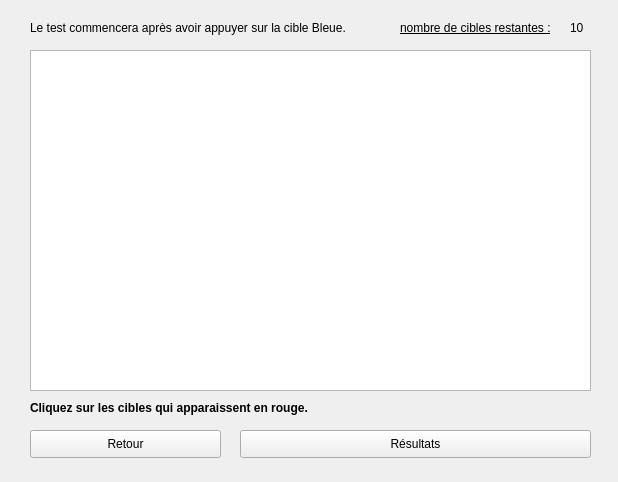
<?xml version="1.0" encoding="UTF-8"?>
<ui version="4.0">
 <class>Target</class>
 <widget class="QWidget" name="Target">
  <property name="geometry">
   <rect>
    <x>0</x>
    <y>0</y>
    <width>618</width>
    <height>482</height>
   </rect>
  </property>
  <property name="windowTitle">
   <string>Test</string>
  </property>
  <widget class="QLabel" name="label_bleue">
   <property name="geometry">
    <rect>
     <x>30</x>
     <y>20</y>
     <width>351</width>
     <height>16</height>
    </rect>
   </property>
   <property name="text">
    <string>Le test commencera après avoir appuyer sur la cible Bleue.</string>
   </property>
  </widget>
  <widget class="QLabel" name="label">
   <property name="geometry">
    <rect>
     <x>400</x>
     <y>20</y>
     <width>171</width>
     <height>16</height>
    </rect>
   </property>
   <property name="font">
    <font>
     <italic>false</italic>
     <underline>true</underline>
    </font>
   </property>
   <property name="text">
    <string>nombre de cibles restantes :</string>
   </property>
  </widget>
  <widget class="QLabel" name="label_nb_restant">
   <property name="geometry">
    <rect>
     <x>570</x>
     <y>20</y>
     <width>21</width>
     <height>16</height>
    </rect>
   </property>
   <property name="text">
    <string>10</string>
   </property>
  </widget>
  <widget class="QGraphicsView" name="graphicsView">
   <property name="geometry">
    <rect>
     <x>30</x>
     <y>50</y>
     <width>561</width>
     <height>341</height>
    </rect>
   </property>
  </widget>
  <widget class="QLabel" name="label_rouge">
   <property name="geometry">
    <rect>
     <x>30</x>
     <y>400</y>
     <width>321</width>
     <height>16</height>
    </rect>
   </property>
   <property name="font">
    <font>
     <weight>75</weight>
     <bold>true</bold>
    </font>
   </property>
   <property name="text">
    <string>Cliquez sur les cibles qui apparaissent en rouge.</string>
   </property>
  </widget>
  <widget class="QPushButton" name="pushButton_retour">
   <property name="geometry">
    <rect>
     <x>30</x>
     <y>430</y>
     <width>191</width>
     <height>28</height>
    </rect>
   </property>
   <property name="text">
    <string>Retour</string>
   </property>
  </widget>
  <widget class="QPushButton" name="pushButton_resultats">
   <property name="geometry">
    <rect>
     <x>240</x>
     <y>430</y>
     <width>351</width>
     <height>28</height>
    </rect>
   </property>
   <property name="text">
    <string>Résultats</string>
   </property>
  </widget>
 </widget>
 <resources/>
 <connections/>
</ui>
